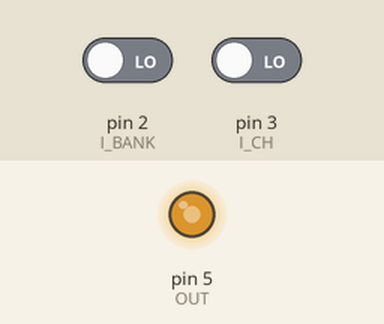
Recording of a sketch running on a simulated Arduino Uno, built with avr-gcc and run on an emulated ATmega328P. On the bench: output pins drawn as LEDs (lit = HIGH). The inputs (shaded band) are chosen by the test bench; at power-on: pin 2 (I_BANK) LOW, pin 3 (I_CH) LOW.

Above: at 1.2 s.
1.3 s: pin 2 (I_BANK) driven HIGH
2.8 s: pin 3 (I_CH) driven HIGH
Timing chart, 0 to 5.8 s (numbered marks = the images above; inputs shaded):
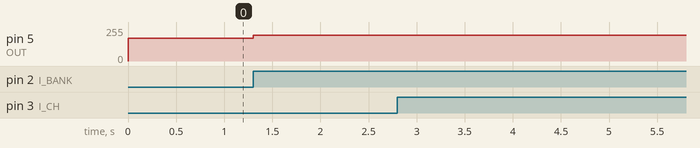

The sketch:

vfs5.ino
```cpp
/**
*
* This firmware is a software implementation of VOX vfs5 footswitch,
* compatible with the VT/VT+ series of guitar amplifiers.
* it's tested on a VT20+.
*
* Have a look to http://www.whitelamp.com/public/vox_vfs5.html for the
* analog circuit reverse engineered from the original VOX footswitch.
*
* we generate a PWM on arduino's digital pin 5,
* setting the port to the highest possible frequency (~60kHz)
* and apply to it a simple dual pole low-pass filter to convert
* the PWM signal in a continous analog voltage:
*
*	pin5 >------- 1.2KOhm ------ 1.2KOhm ------> out
*	                         |              |
*	                        47nF           47nF
*	                        _|_            _|_
*                           ///            ///
*
*
* TODO: use 4 input switches for channel selection
* TODO: use a led (or two) to signal currently selected bank
* WARNING: the voltage provided by the amp drops to 4.25V when arduino is connected... see MAX_OUTV const
*
**/


#include <stdio.h>

#define dbg false

int I_BANK = 2;
int I_CH = 3;
int OUT = 5;

const double MAX_OUTV = 4.25f;

const double CONTINOUSG= 2.85f;
const double CONTINOUSR = 3.24f;

double table_bankG(int ch){
  switch(ch){
    case 1: return 2.33f;
    case 2: return 1.95f;
    case 3: return 1.32f;
    case 4: return 0.82f;
  }
}

double table_bankR(int ch){
  switch(ch){
    case 1: return 2.58f;
    case 2: return 2.12f;
    case 3: return 1.40f;
    case 4: return 0.85f;
  }
}

double table(boolean bank, int ch){
  if(bank)
    return table_bankG(ch);
  else
     return table_bankR(ch);
}

// the setup routine runs once when you press reset:
void setup() {

  //Set timer2 freq (ports D9 & D10) to 30KHz
  //TCCR2B = TCCR2B & B11111000 | B00000001;   //set timer2 divisor to 1 for PWM frequency of 31372.55 Hz
  TCCR0B = ((TCCR0B & B11111000) | B00000001); //Set timer0 freq (ports D5 & D6) to 60KHz

  // initialize the digital pin as an output.
  pinMode(I_BANK, INPUT);
  pinMode(I_CH, INPUT);
  pinMode(OUT, OUTPUT);

  TCCR0B = ((TCCR0B & B11111000) | B00000001);

  if(dbg){
    Serial.begin(9600);
    char s[120];
    sprintf(s,"debug active");
    Serial.println(s);
  }

}

char s[120];
boolean bank = true;
int ch = 1;
double v;

boolean new_bank_state = false;
boolean bank_state = false;
boolean new_ch_state = false;
boolean ch_state = false;
double continous = CONTINOUSG;

// the loop routine runs over and over again forever:
void loop() {
  if((new_bank_state = digitalRead(I_BANK)) != bank_state){
    bank_state = new_bank_state;
    if(bank_state){
      bank = !bank;
    }
  }

  if( (new_ch_state = digitalRead(I_CH)) != ch_state){
    ch_state = new_ch_state;

    if(ch_state){
      ch++;

      if(ch>4)
        ch=1;

      v = table(bank,ch) ;

    }
  }else {
      v = bank ? CONTINOUSG : CONTINOUSR;
  }

  int out = v*255/MAX_OUTV;
  analogWrite(OUT,out);
  if(dbg){
    sprintf(s,"bank %d ",bank);
    Serial.print(s);
    sprintf(s,"ch %d ",ch);
    Serial.print(s);
    sprintf(s,"v=%d out=%d",(int)(v*100),out);
    Serial.println(s);
  }

}
```

Measured:
- after the input at 1.3 s, pin 5 (OUT): 171/255 → 194/255 at once
